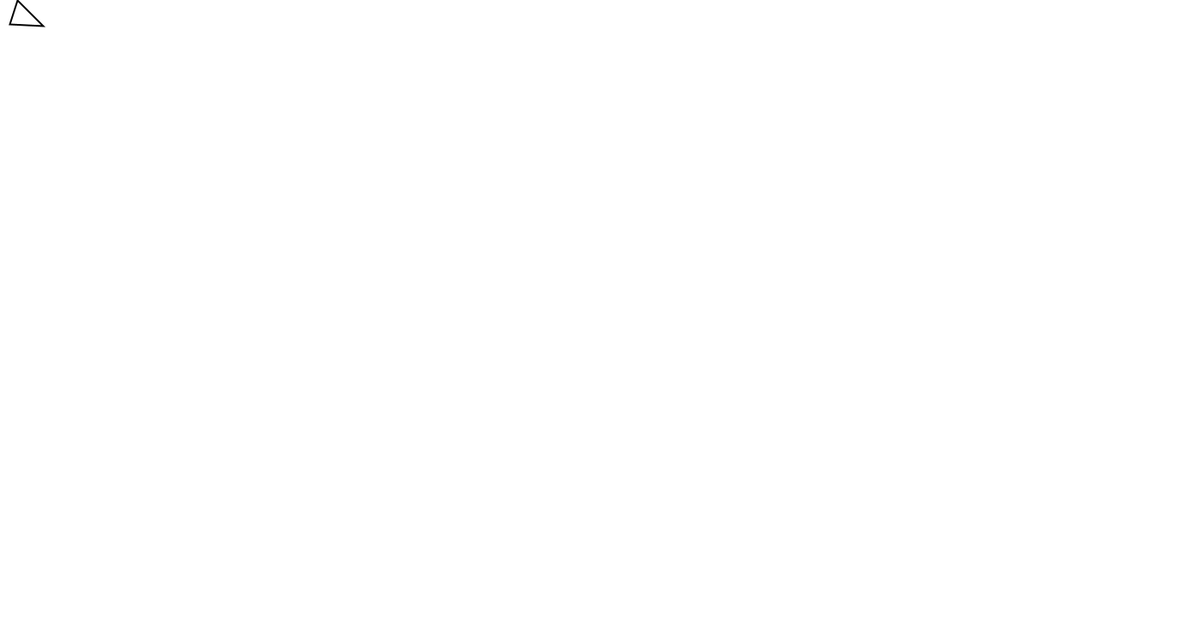
Frame 1 (no input)
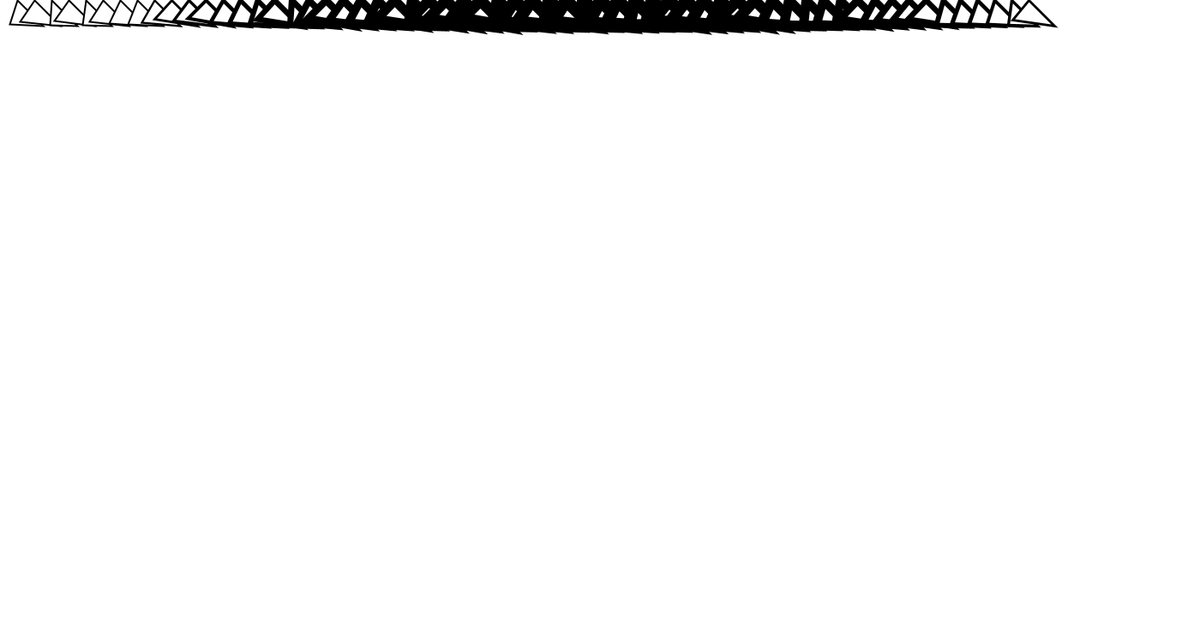
Frame 60 (the mouse pressed at the canvas centre just before this capture)
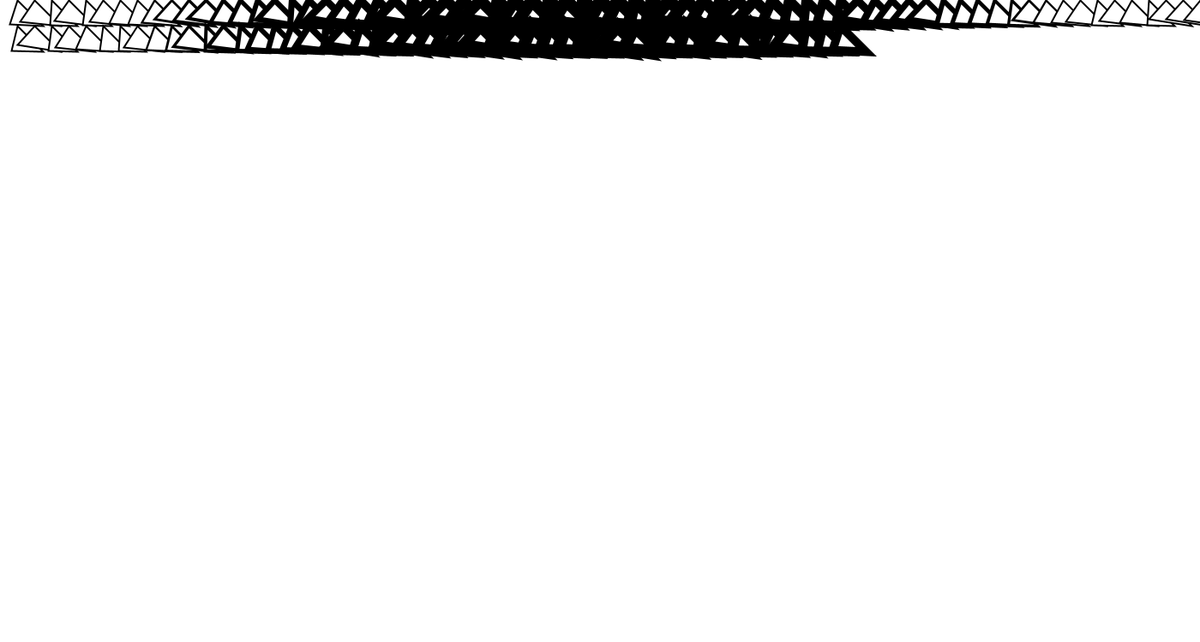
Frame 120 (the mouse held since frame 60 and released just before this capture)

The Processing sketch that drew these frames (run headless with seeded random() and noise(); from frame 60 on, the mouse is pressed at the canvas centre):

// Processing sketch: projet5
// ── projet5.pde
int X=0;
int Y=0;
int X1=20;
int Y1=30;
float valsin;
int i=0;
float rand;

void setup(){
  frameRate(3000);
  size(1400,750);
  background(255);
}
void draw(){
    X+=20;
    X1+=20;
    valsin = sq((sin((X*PI)/1400)))*15;
    if (valsin<=2)
    {
      valsin=2;
    }
    strokeWeight(valsin);
    rand=random(PI/4,PI/2);
    //line(X-30,Y+30,X,Y);
    triangle(X-cos(rand)*30,Y+sin(rand)*30,X,Y,X+30,Y+30);
    //line(X,Y,X1,Y1);
    if (X>1400)
    {
    X=0;
    X1=20;
    Y+=30;
    Y1+=30;
    }
  }
